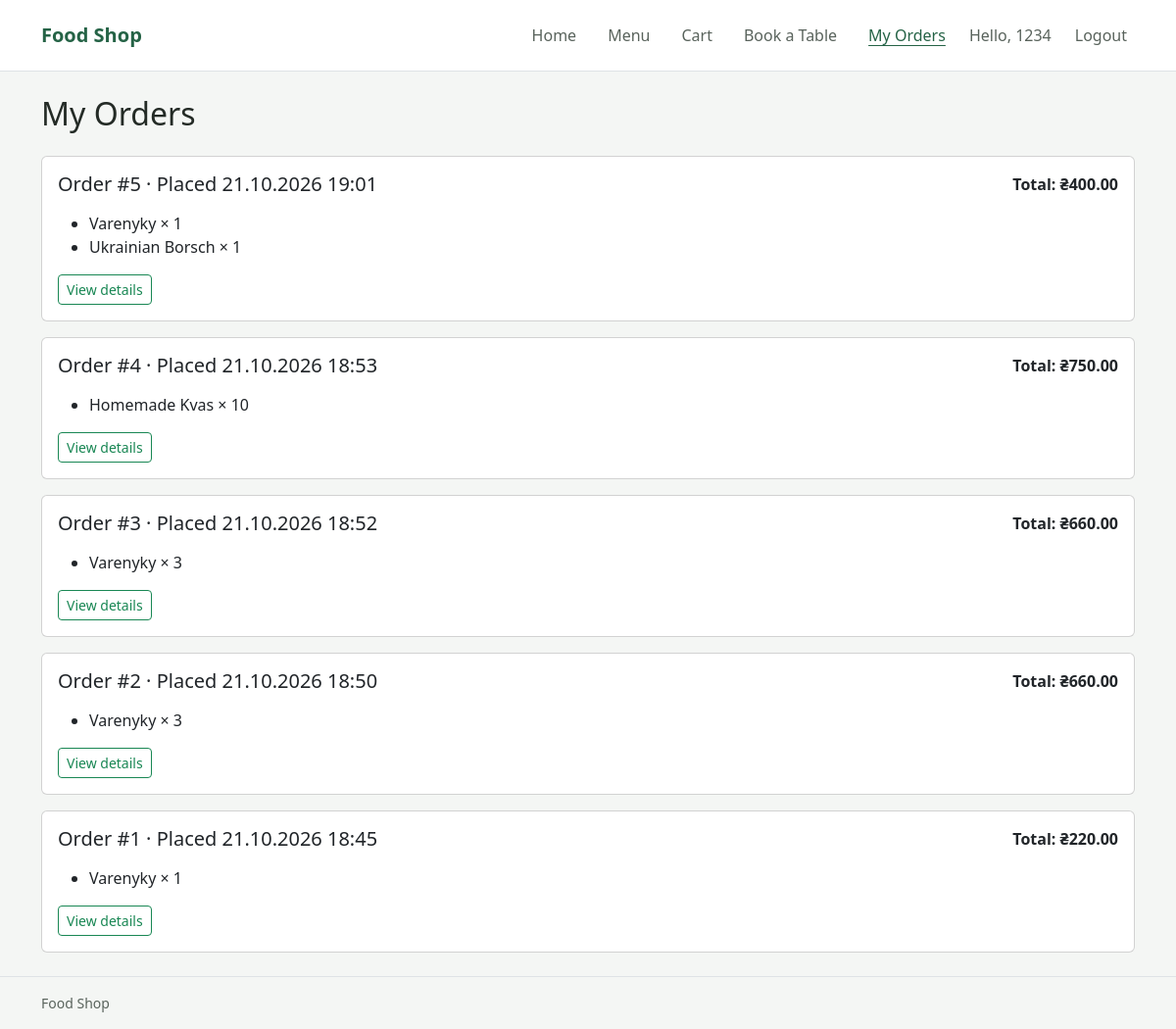
/my_orders (signed in), run on the app's committed database.
### database.py (models this page shows)
class Base(DeclarativeBase):
    pass

class Users(Base):
    __tablename__ = "users"
    orders: Mapped[list["Orders"]] = relationship("Orders", back_populates="user")
    customer_orders: Mapped[list["CustomerOrder"]] = relationship(
        "CustomerOrder", back_populates="user"
    )
    reservations: Mapped[list["Reservation"]] = relationship(
        "Reservation", back_populates="user"
    )
    id: Mapped[int] = mapped_column(primary_key=True)
    username: Mapped[str] = mapped_column(String(100), unique=True)
    password: Mapped[str] = mapped_column(String(255))
    is_admin: Mapped[bool] = mapped_column(Boolean, default=False, nullable=False)

class CustomerOrder(Base):
    __tablename__ = "customer_orders"
    id: Mapped[int] = mapped_column(primary_key=True)
    user_id: Mapped[int] = mapped_column(ForeignKey("users.id"))
    created_at: Mapped[datetime] = mapped_column(default=datetime.now)
    user: Mapped["Users"] = relationship("Users", back_populates="customer_orders")
    items: Mapped[list["Orders"]] = relationship(
        "Orders", back_populates="customer_order"
    )

class Orders(Base):
    __tablename__ = "orders"
    id: Mapped[int] = mapped_column(primary_key=True)
    user_id: Mapped[int] = mapped_column(ForeignKey("users.id"))
    product_id: Mapped[int] = mapped_column(ForeignKey("products.id"))
    customer_order_id: Mapped[int | None] = mapped_column(
        ForeignKey("customer_orders.id"), nullable=True
    )
    quantity: Mapped[int] = mapped_column()
    user: Mapped["Users"] = relationship("Users", back_populates="orders")
    product: Mapped["Product"] = relationship("Product", back_populates="orders")
    customer_order: Mapped["CustomerOrder | None"] = relationship(
        "CustomerOrder", back_populates="items"
    )

class Product(Base):
    __tablename__ = "products"
    orders: Mapped[list["Orders"]] = relationship("Orders", back_populates="product")
    id: Mapped[int] = mapped_column(primary_key=True)
    name: Mapped[str] = mapped_column(String(100))
    price: Mapped[Decimal] = mapped_column(Numeric(10, 2))
    category: Mapped[str] = mapped_column(String(100))
    description: Mapped[str] = mapped_column(String(500), default="")
    image: Mapped[str] = mapped_column(String(100), default="")
    available: Mapped[bool] = mapped_column(Boolean, default=True, nullable=False)

### main.py (the view)
@app.route('/my_orders')
def my_orders():
    if g.user is None:
        flash('Please log in to view your orders.', 'warning')
        return redirect(url_for('login'))
    with SessionLocal() as db:
        customer_orders = db.scalars(
            select(CustomerOrder)
            .options(selectinload(CustomerOrder.items).selectinload(Orders.product))
            .where(CustomerOrder.user_id == g.user.id)
            .order_by(CustomerOrder.created_at.desc(), CustomerOrder.id.desc())
        ).all()
        order_summaries = [
            {
                'order': customer_order,
                'total': sum(
                    (
                        item.product.price * item.quantity
                        for item in customer_order.items
                    ),
                    start=0,
                ),
            }
            for customer_order in customer_orders
        ]
    return render_template('my_orders.html', order_summaries=order_summaries)

### main.py (called while the page is built, shortened)
def csrf_token():
    if 'csrf_token' not in session:
        session['csrf_token'] = secrets.token_hex(32)
    return session['csrf_token']

@app.before_request
def load_user_and_validate_csrf():
    g.user = None
    user_id = session.get('user_id')
    if user_id is not None:
        with SessionLocal() as db:
            g.user = db.get(Users, user_id)
        if g.user is None:
            session.clear()

### templates/my_orders.html (shortened to what this page needs)
{% extends "base.html" %}
{% block content %}
<h1 class="mb-4">My Orders</h1>
{% if order_summaries %}
<div class="d-grid gap-3">
	{% for summary in order_summaries %}
	<section class="card">
		<div class="card-body">
			<div class="d-flex flex-column flex-sm-row justify-content-between gap-2 mb-3">
				<h2 class="h5 mb-0">
					Order #{{ summary.order.id }} · Placed {{ summary.order.created_at.strftime('%d.%m.%Y %H:%M') }}
				</h2>
				<strong>Total: ₴{{ "%.2f"|format(summary.total) }}</strong>
			</div>
			<ul class="mb-3">
				{% for item in summary.order.items %}
				<li>{{ item.product.name }} × {{ item.quantity }}</li>
				{% endfor %}
			</ul>
			<a class="btn btn-outline-success btn-sm" href="{{ url_for('my_order', order_id=summary.order.id) }}">View details</a>
		</div>
	</section>
	{% endfor %}
</div>
{% else %}
<p class="text-secondary">You have not placed any orders yet. <a href="{{ url_for('menu') }}">Browse the menu</a>.</p>
{% endif %}
{% endblock %}

### templates/base.html (shortened to what this page needs)
<!DOCTYPE html>
<html lang="en">
<head>
	<link href="https://cdn.jsdelivr.net/npm/bootstrap@5.3.8/dist/css/bootstrap.min.css" rel="stylesheet">
</head>
<body class="d-flex flex-column min-vh-100">
	<header class="site-header border-bottom">
		<nav class="navbar navbar-expand-lg py-2 py-lg-3" aria-label="Main navigation">
			<div class="container">
				<a class="navbar-brand fw-bold" href="{{ url_for('index') }}">Food Shop</a>
				<div class="collapse navbar-collapse" id="mainNavigation">
					<ul class="navbar-nav ms-auto gap-lg-3">
						<li class="nav-item"><a class="nav-link{% if request.endpoint == 'index' %} active{% endif %}" href="{{ url_for('index') }}"{% if request.endpoint == 'index' %} aria-current="page"{% endif %}>Home</a></li>
						<li class="nav-item"><a class="nav-link{% if request.endpoint == 'menu' %} active{% endif %}" href="{{ url_for('menu') }}"{% if request.endpoint == 'menu' %} aria-current="page"{% endif %}>Menu</a></li>
						<li class="nav-item"><a class="nav-link{% if request.endpoint == 'orders' %} active{% endif %}" href="{{ url_for('orders') }}"{% if request.endpoint == 'orders' %} aria-current="page"{% endif %}>Cart</a></li>
						{% if g.user %}
						<li class="nav-item"><a class="nav-link{% if request.endpoint == 'reservations' %} active{% endif %}" href="{{ url_for('reservations') }}"{% if request.endpoint == 'reservations' %} aria-current="page"{% endif %}>Book a Table</a></li>
						<li class="nav-item"><a class="nav-link{% if request.endpoint in ('my_orders', 'my_order') %} active{% endif %}" href="{{ url_for('my_orders') }}"{% if request.endpoint in ('my_orders', 'my_order') %} aria-current="page"{% endif %}>My Orders</a></li>
						<li class="nav-item"><span class="navbar-text d-block">Hello, {{ g.user.username }}</span></li>
						<li class="nav-item">
							<form action="{{ url_for('logout') }}" method="post">
								<button class="nav-link" type="submit">Logout</button>
							</form>
						</li>
						{% endif %}
					</ul>
				</div>
			</div>
		</nav>
	</header>
	<main class="container flex-grow-1 py-3 py-md-4">
		{% block content %}{% endblock %}
	</main>
	<footer class="site-footer border-top py-3">
		<div class="container">
			<p class="mb-0">Food Shop</p>
		</div>
	</footer>
</body>
</html>

### templates/base.html (style rules this page uses)
:root { --background: #f4f6f4; --surface: #ffffff; --text: #242b26; --muted: #59635c; --accent: #256346; --border: #dce3dd; }
body { background: var(--background); color: var(--text); font-family: "Segoe UI", sans-serif; }
.site-header { background: var(--surface); }
.navbar { --bs-navbar-color: var(--muted); --bs-navbar-hover-color: var(--accent); --bs-navbar-active-color: var(--accent); --bs-navbar-brand-color: var(--accent); --bs-navbar-brand-hover-color: var(--accent); }
.nav-link:hover, .nav-link.active { text-decoration: underline; text-underline-offset: 0.25rem; }
main { overflow-wrap: anywhere; }
h1 { margin-top: 0; font-size: 2rem; }
.site-footer { color: var(--muted); font-size: 0.875rem; }

### data on the page
Users: user.username "1234"
CustomerOrder: order.id "5", order.created_at "21.10.2026 19:01"
Orders: product.name "Varenyky", quantity "1"
Orders: product.name "Ukrainian Borsch", quantity "1"
CustomerOrder: order.id "4", order.created_at "21.10.2026 18:53"
Orders: product.name "Homemade Kvas", quantity "10"
CustomerOrder: order.id "3", order.created_at "21.10.2026 18:52"
Orders: product.name "Varenyky", quantity "3"
CustomerOrder: order.id "2", order.created_at "21.10.2026 18:50"
Orders: product.name "Varenyky", quantity "3"
CustomerOrder: order.id "1", order.created_at "21.10.2026 18:45"
Orders: product.name "Varenyky", quantity "1"

### other printed values
{{ "%.2f"|format(summary.total) }} "400.00" "750.00" "660.00" "660.00" "220.00"
